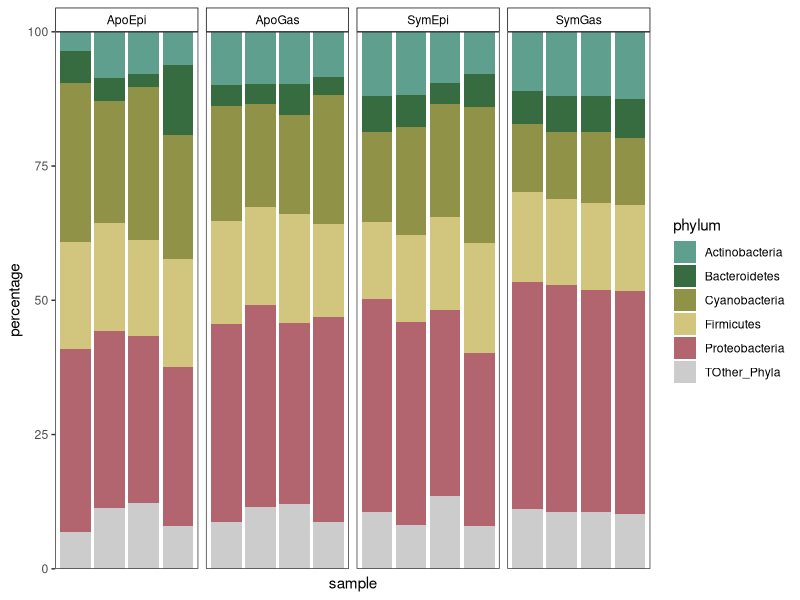
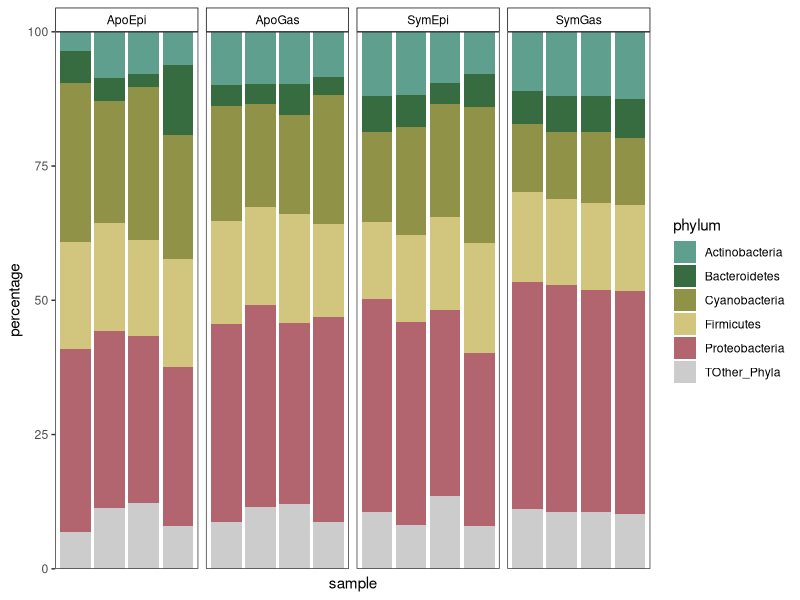

Write R code to recreate these figures, in order.
# Fig. 2d: Stacked bar plot of phylum composition from coding mRNA data,
# with two-way ANOVA, Tukey HSD post-hoc and non-parametric analyses.
#
# Input : Fig2d_coding_phyla.xlsx
# Output: Fig2d_coding_phyla.pdf
#         Supplementary_Table_assumption_checks_mRNA_Phyla.csv
#         Supplementary_Table_ANOVA_FDR_mRNA_Phyla.csv
#         Supplementary_Table_TukeyHSD_mRNA_Phyla.csv
#         Supplementary_Table_NonParametric_mRNA_Phyla.csv
# Run with this folder (DataCode) as the working directory.

library(tidyverse)
library(readxl)
library(car)
library(emmeans)
library(multcomp)
library(rstatix)

phyla <- read_xlsx("Fig2d_coding_phyla.xlsx")
colnames(phyla)[7] <- "TOther_Phyla"

data_long <- phyla %>%
  pivot_longer(cols = -c(sample, group), names_to = "phylum", values_to = "percentage") %>%
  mutate(
    symbiosis = ifelse(grepl("Sym|sym", group), "Symbiotic", "Aposymbiotic"),
    tissue    = ifelse(grepl("Epi|epi", group), "Epidermis", "Gastrodermis")
  )

# ---- 1. ANOVA assumption checks ----
assumption_checks <- data_long %>%
  group_by(phylum) %>%
  summarize(
    shapiro_p = {
      mod <- aov(percentage ~ tissue * symbiosis, data = cur_data())
      shapiro.test(residuals(mod))$p.value
    },
    levene_p = {
      car::leveneTest(percentage ~ interaction(tissue, symbiosis),
                      data = cur_data())$`Pr(>F)`[1]
    },
    .groups = "drop"
  )
write.csv(assumption_checks, "Supplementary_Table_assumption_checks_mRNA_Phyla.csv",
          row.names = FALSE)

# ---- 2. Two-way ANOVA + FDR correction ----
full_anova_results <- data_long %>%
  group_by(phylum) %>%
  reframe({
    mod <- aov(percentage ~ tissue * symbiosis, data = cur_data())
    at  <- summary(mod)[[1]]
    tibble(
      Source       = rownames(at),
      Df           = at$Df,
      Sum_Sq       = round(at$`Sum Sq`, 4),
      Mean_Sq      = round(at$`Mean Sq`, 4),
      F_value      = round(at$`F value`, 3),
      p_value      = at$`Pr(>F)`,
      Variance_pct = round(at$`Sum Sq` / sum(at$`Sum Sq`) * 100, 1)
    )
  })

pval_summary <- full_anova_results %>%
  filter(!is.na(p_value)) %>%
  group_by(Source) %>%
  mutate(p_adjusted = p.adjust(p_value, method = "BH")) %>%
  ungroup()
write.csv(pval_summary, "Supplementary_Table_ANOVA_FDR_mRNA_Phyla.csv",
          row.names = FALSE)

# ---- 3. Tukey HSD post-hoc ----
posthoc_results <- data_long %>%
  group_by(phylum) %>%
  reframe({
    mod <- aov(percentage ~ group, data = cur_data())
    overall_p <- summary(mod)[[1]]$`Pr(>F)`[1]
    if (!is.na(overall_p) && overall_p < 0.05) {
      tukey <- TukeyHSD(mod, "group")$group
      tibble(Comparison = rownames(tukey),
             Difference = round(tukey[, "diff"], 4),
             Lower_CI = round(tukey[, "lwr"], 4),
             Upper_CI = round(tukey[, "upr"], 4),
             p_adjusted = round(tukey[, "p adj"], 6),
             Significant = tukey[, "p adj"] < 0.05)
    } else {
      tibble(Comparison = "ANOVA not significant",
             Difference = NA_real_, Lower_CI = NA_real_,
             Upper_CI = NA_real_, p_adjusted = NA_real_, Significant = NA)
    }
  })
write.csv(posthoc_results, "Supplementary_Table_TukeyHSD_mRNA_Phyla.csv",
          row.names = FALSE)

# ---- 4. Non-parametric alternative ----
nonparam_results <- data_long %>%
  group_by(phylum) %>%
  reframe({
    kt <- kruskal.test(percentage ~ group, data = cur_data())
    if (kt$p.value < 0.05) {
      dunn <- rstatix::dunn_test(cur_data(), percentage ~ group,
                                 p.adjust.method = "BH")
      tibble(Test = "Kruskal-Wallis + Dunn",
             KW_chi2 = round(kt$statistic, 3),
             KW_df = kt$parameter, KW_p = kt$p.value,
             Comparison = dunn$.y.,
             Group1 = dunn$group1, Group2 = dunn$group2,
             Dunn_p_adj = dunn$p.adj, Dunn_signif = dunn$p.adj.signif)
    } else {
      tibble(Test = "Kruskal-Wallis",
             KW_chi2 = round(kt$statistic, 3),
             KW_df = kt$parameter, KW_p = kt$p.value,
             Comparison = NA_character_,
             Group1 = NA_character_, Group2 = NA_character_,
             Dunn_p_adj = NA_real_, Dunn_signif = NA_character_)
    }
  })
write.csv(nonparam_results, "Supplementary_Table_NonParametric_mRNA_Phyla.csv",
          row.names = FALSE)

# ---- 5. Stacked bar plot ----
color <- c(
  "Actinobacteria" = "#5e9f8e",
  "Bacteroidetes"  = "#366c3f",
  "Cyanobacteria"  = "#909247",
  "Firmicutes"     = "#d2c67e",
  "Proteobacteria" = "#b2656f",
  "TOther_Phyla"   = "#cbcccb"
)

ggplot(data_long, aes(x = sample, y = percentage, fill = phylum)) +
  geom_bar(stat = "identity") +
  scale_x_discrete(drop = FALSE) +
  theme_bw() +
  facet_grid(~group, scales = "free_x") +
  scale_fill_manual(values = color) +
  theme(
    panel.grid.major = element_blank(),
    panel.grid.minor = element_blank(),
    panel.background = element_blank(),
    axis.text.x      = element_blank(),
    axis.ticks.x     = element_blank(),
    strip.background = element_rect(fill = "white", color = "black"),
    strip.text       = element_text(color = "black")
  ) +
  scale_y_continuous(expand = c(0, 0))

ggsave("Fig2d_coding_phyla.pdf", width = 8, height = 4, units = "in")
